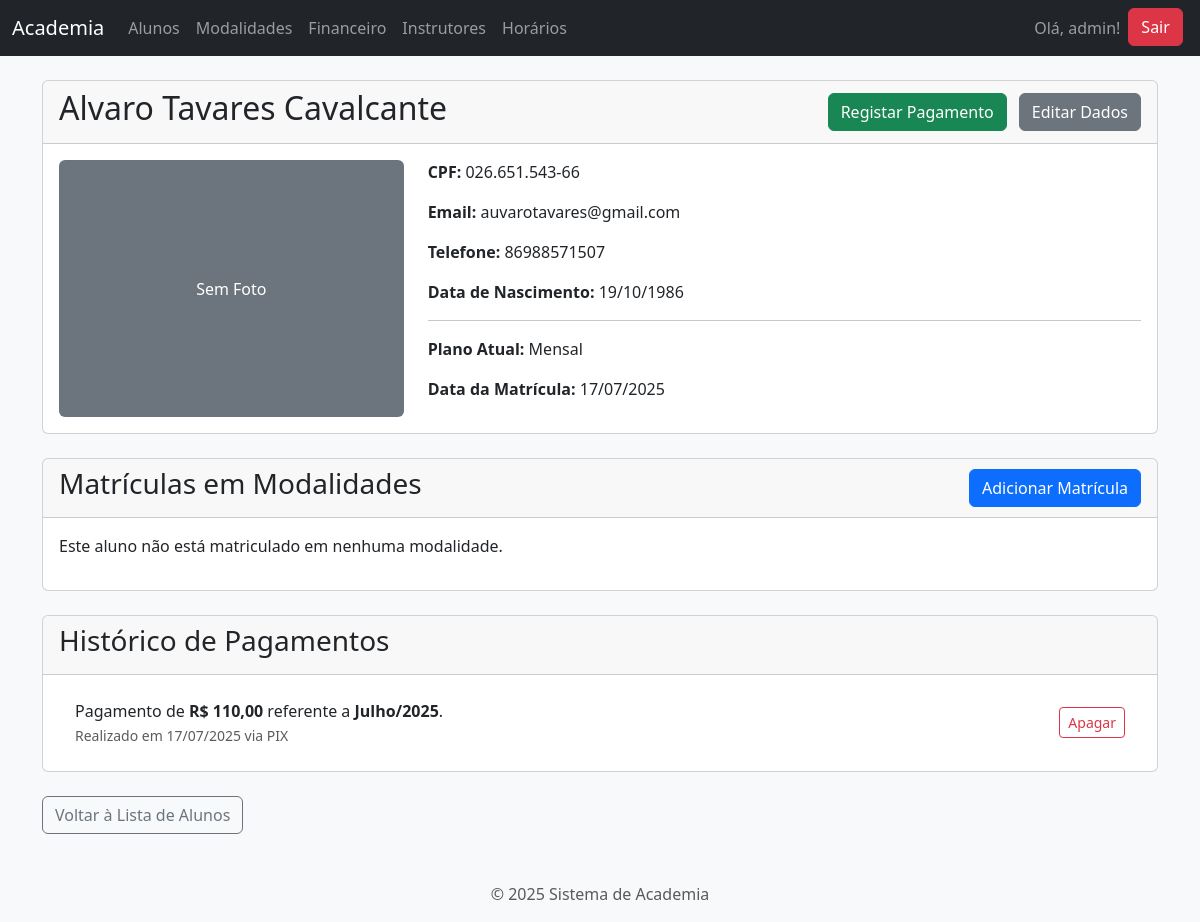
/gestao/alunos/1/ (signed in), run on the app's committed database.
### gestao_academia/models.py (models this page shows, shortened)
class Aluno(models.Model):
    nome_completo = models.CharField(max_length=255)
    cpf = models.CharField(max_length=14, unique=True, null=True, blank=True)
    data_nascimento = models.DateField()
    telefone = models.CharField(max_length=20, blank=True, null=True)
    email = models.EmailField(max_length=255, unique=True)
    responsavel = models.CharField(max_length=255, blank=True, null=True)
    cep = models.CharField(max_length=9, blank=True, null=True)
    rua = models.CharField(max_length=255, blank=True, null=True)
    numero = models.CharField(max_length=10, blank=True, null=True)
    complemento = models.CharField(max_length=100, blank=True, null=True)
    bairro = models.CharField(max_length=100, blank=True, null=True)
    cidade = models.CharField(max_length=100, blank=True, null=True)
    estado = models.CharField(max_length=2, blank=True, null=True)
    data_matricula = models.DateField(default=timezone.now)
    plano = models.ForeignKey(Plano, on_delete=models.SET_NULL, null=True, blank=True, related_name="alunos")
    foto = models.ImageField(upload_to='fotos_alunos/', blank=True, null=True)
    turmas = models.ManyToManyField(Turma, through='Matricula', related_name="alunos")

class Plano(models.Model):
    nome = models.CharField(max_length=100, unique=True, verbose_name="Nome do Plano")
    valor = models.DecimalField(max_digits=8, decimal_places=2, verbose_name="Valor Mensal")
    duracao_meses = models.IntegerField(default=1, verbose_name="Duração (meses)")

class Pagamento(models.Model):
    FORMAS_PAGAMENTO = [('PIX', 'PIX'), ('DIN', 'Dinheiro'), ('CC', 'Cartão de Crédito'), ('CD', 'Cartão de Débito'), ('TRA', 'Transferência Bancária')]
    aluno = models.ForeignKey(Aluno, on_delete=models.CASCADE, related_name="pagamentos")
    valor = models.DecimalField(max_digits=8, decimal_places=2)
    data_pagamento = models.DateField(default=timezone.now)
    mes_referencia = models.DateField()
    forma_pagamento = models.CharField(max_length=3, choices=FORMAS_PAGAMENTO)
    class Meta: ordering = ['-data_pagamento']

### gestao_academia/views.py (the view)
# urls.py: path('alunos/<int:pk>/', views.aluno_detalhe, name='aluno_detalhe'),
@login_required
def aluno_detalhe(request, pk):
    aluno = get_object_or_404(Aluno, pk=pk)
    return render(request, 'gestao_academia/aluno_detalhe.html', {'aluno': aluno})

### gestao_academia/templates/gestao_academia/aluno_detalhe.html (shortened to what this page needs)
{% extends 'base.html' %}
{% block content %}
<div class="card mb-4">
    <div class="card-header d-flex justify-content-between align-items-center">
        <h2>{{ aluno.nome_completo }}</h2>
        <div>
            <a href="{% url 'registar_pagamento' aluno_pk=aluno.pk %}" class="btn btn-success">Registar Pagamento</a>
            <a href="{% url 'aluno_editar' pk=aluno.pk %}" class="btn btn-secondary ms-2">Editar Dados</a>
        </div>
    </div>
    <div class="card-body">
        <div class="row">
            <div class="col-md-4">
                {% if aluno.foto %}
                    <img src="{{ aluno.foto.url }}" alt="Foto de {{ aluno.nome_completo }}" class="img-fluid rounded">
                {% else %}
                    <div class="bg-secondary text-white text-center p-5 rounded d-flex align-items-center justify-content-center" style="height: 100%;">
                        <span>Sem Foto</span>
                    </div>
                {% endif %}
            </div>
            <div class="col-md-8">
                <p><strong>CPF:</strong> {{ aluno.cpf|default:"Não informado" }}</p>
                <p><strong>Email:</strong> {{ aluno.email }}</p>
                <p><strong>Telefone:</strong> {{ aluno.telefone|default:"Não informado" }}</p>
                <p><strong>Data de Nascimento:</strong> {{ aluno.data_nascimento|date:"d/m/Y" }}</p>
                <hr>
                <p><strong>Plano Atual:</strong> {{ aluno.plano.nome|default:"Nenhum" }}</p>
                <p><strong>Data da Matrícula:</strong> {{ aluno.data_matricula|date:"d/m/Y" }}</p>
            </div>
        </div>
    </div>
</div>
<div class="card mb-4">
    <div class="card-header d-flex justify-content-between align-items-center">
        <h3>Matrículas em Modalidades</h3>
        <a href="{% url 'matricula_criar' aluno_pk=aluno.pk %}" class="btn btn-primary">Adicionar Matrícula</a>
    </div>
    <div class="card-body">
        {% if aluno.matriculamodalidade_set.all %}
            <ul class="list-group list-group-flush">
                {% for matricula in aluno.matriculamodalidade_set.all %}
                    <li class="list-group-item d-flex justify-content-between align-items-center">
                        <div>
                            <strong>{{ matricula.modalidade.nome }}</strong>
                            {% if matricula.turma %}
                                <span class="badge bg-info text-dark ms-2">{{ matricula.turma }}</span>
                            {% endif %}
                            <br>
                            <small class="text-muted">Faixa: {{ matricula.faixa.nome|default:"Nenhuma faixa atribuída" }}</small>
                        </div>
                        <div>
                            <a href="{% url 'matricula_editar' pk=matricula.pk %}" class="btn btn-sm btn-outline-secondary">Editar</a>
                            <a href="{% url 'matricula_apagar' pk=matricula.pk %}" class="btn btn-sm btn-outline-danger ms-2">Apagar</a>
                        </div>
                    </li>
                {% endfor %}
            </ul>
        {% else %}
            <p>Este aluno não está matriculado em nenhuma modalidade.</p>
        {% endif %}
    </div>
</div>
<div class="card mt-4">
    <div class="card-header">
        <h3>Histórico de Pagamentos</h3>
    </div>
    <div class="card-body">
        {% if aluno.pagamentos.all %}
            <ul class="list-group list-group-flush">
                {% for pgto in aluno.pagamentos.all %}
                    <li class="list-group-item d-flex justify-content-between align-items-center">
                        <div>
                            Pagamento de <strong>R$ {{ pgto.valor|floatformat:2 }}</strong> referente a <strong>{{ pgto.mes_referencia|date:"F/Y" }}</strong>.
                            <br>
                            <small class="text-muted">Realizado em {{ pgto.data_pagamento|date:"d/m/Y" }} via {{ pgto.get_forma_pagamento_display }}</small>
                        </div>
                        <div>
                            <a href="{% url 'pagamento_apagar' pk=pgto.pk %}" class="btn btn-sm btn-outline-danger">Apagar</a>
                        </div>
                    </li>
                {% endfor %}
            </ul>
        {% else %}
            <p>Nenhum pagamento registado para este aluno.</p>
        {% endif %}
    </div>
</div>
    <div class="mt-4">
        <a href="{% url 'lista_alunos' %}" class="btn btn-outline-secondary">Voltar à Lista de Alunos</a>
    </div>
{% endblock %}

### templates/base.html (shortened to what this page needs)
<!DOCTYPE html>
<html lang="pt-br">
<head>
    <link href="https://cdn.jsdelivr.net/npm/bootstrap@5.3.3/dist/css/bootstrap.min.css" rel="stylesheet">
</head>
<body class="bg-light">
 <nav class="navbar navbar-expand-lg navbar-dark bg-dark mb-4">
    <div class="container-fluid">
        <a class="navbar-brand" href="{% url 'dashboard' %}">Academia</a>
        <div class="collapse navbar-collapse" id="navbarNav">
            <ul class="navbar-nav me-auto mb-2 mb-lg-0">
                {% if user.is_authenticated %}
                    <li class="nav-item">
                        <a class="nav-link" href="{% url 'lista_alunos' %}">Alunos</a>
                    </li>
                    <li class="nav-item">
                        <a class="nav-link" href="{% url 'lista_modalidades' %}">Modalidades</a>
                    </li>
                    <li class="nav-item">
                        <a class="nav-link" href="{% url 'lista_pagamentos' %}">Financeiro</a>
                    </li>
                    <li class="nav-item">
                        <a class="nav-link" href="{% url 'lista_instrutores' %}">Instrutores</a>
                    </li>
                    <li class="nav-item">
                        <a class="nav-link" href="{% url 'grade_horarios' %}">Horários</a>
                    </li>
                {% endif %}
            </ul>
            <ul class="navbar-nav ms-auto">
                {% if user.is_authenticated %}
                    <li class="nav-item">
                        <span class="nav-link">Olá, {{ user.username }}!</span>
                    </li>
                    <li class="nav-item">
                        <form action="{% url 'logout' %}" method="post">
                            <button type="submit" class="btn btn-danger">Sair</button>
                        </form>
                    </li>-
                {% endif %}
            </ul>
        </div>
    </div>
</nav>
    <main class="container">
        {% block content %}{% endblock %}
    </main>
    <footer class="text-center text-muted mt-5">
        <p>&copy; {% now "Y" %} Sistema de Academia</p>
    </footer>
</body>
</html>

### data on the page
Aluno: nome_completo "Alvaro Tavares Cavalcante", cpf "026.651.543-66", email "auvarotavares@gmail.com", telefone "86988571507", data_nascimento "19/10/1986", plano.nome "Mensal", data_matricula "17/07/2025"
Pagamento: valor "110,00", mes_referencia "Julho/2025", data_pagamento "17/07/2025", forma_pagamento "PIX"

### other printed values
{{ user.username }} "admin"
